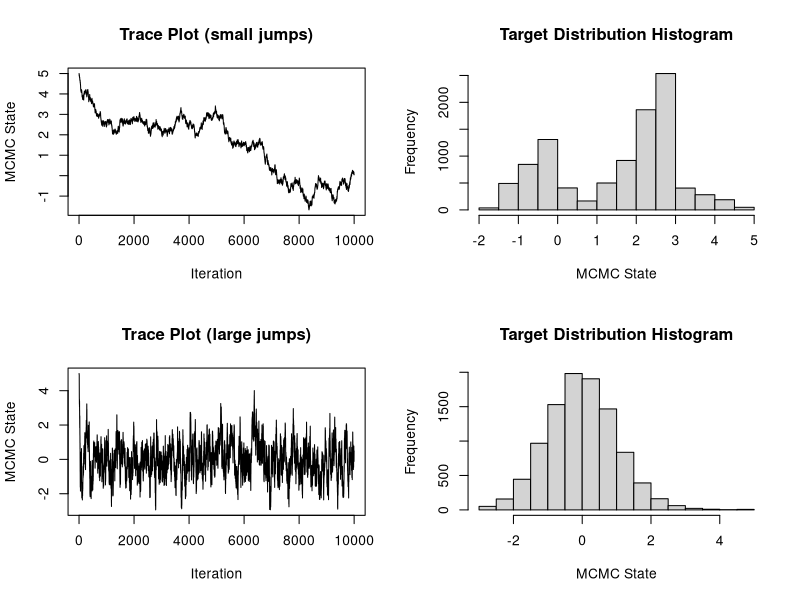

Reproduce this figure in R.
## This script illustrates the Metropolis-Hastings algorithm for
## approximating the standard normal distribution
## Author: Vladimir N. Minin
## last update: 07/17/2022

#' Generate the next state the Metropolis-Hastings (M-H) chain targeting N(0,1) distribution, using a uniform random walk proposal
#'
#' @param cur_value Current state of M-H Markov chain
#' @param tuning_par Tuning parameter of the uniform random walk, where a random increment ~ Unif[-tuning_par, tuning_par] is added to the current state of the Markov chain (detla in the notes)
#'
#' @return Numeric vector of length 2. The first element of the vector contains the next state of the M-H Markov chain. The second element contains 0 if the proposed values was rejected and 1 otherwise.
#'
#' @examples
#' unif_rw_next(0.4, 5.0)
unif_rw_next = function(cur_value, tuning_par){

  return_value = c(cur_value, 0)

  prop_value = cur_value + runif(1, min=-tuning_par, max=tuning_par)

  if (runif(1) < dnorm(prop_value)/dnorm(cur_value)){
    return_value = c(prop_value, 1)
  }

  return(return_value)
}

mcmc_size = 10000
start_value = 5.0


mcmc_out_small_jumps = matrix(0, nrow=(mcmc_size), ncol=2)
colnames(mcmc_out_small_jumps) = c("state", "acc_status")

cur_state = c(start_value,1)
mcmc_out_small_jumps[1,] = cur_state

for (i in 2:mcmc_size){

  mcmc_out_small_jumps[i,] = unif_rw_next(mcmc_out_small_jumps[i-1,1], 0.05)
}

## acceptance probability
mean(mcmc_out_small_jumps[,"acc_status"])

## mean of the target distribution
mean(mcmc_out_small_jumps[,"state"])

par(mfrow=c(2,2))

## trace plot
plot(1:mcmc_size, mcmc_out_small_jumps[,"state"], type="l", xlab="Iteration", ylab="MCMC State", main="Trace Plot (small jumps)")

## histogram
hist(mcmc_out_small_jumps[,"state"], xlab="MCMC State", main="Target Distribution Histogram")


mcmc_out_large_jumps = matrix(0, nrow=(mcmc_size), ncol=2)
colnames(mcmc_out_large_jumps) = c("state", "acc_status")

cur_state = c(start_value,1)
mcmc_out_large_jumps[1,] = cur_state

for (i in 2:mcmc_size){

  cur_state = unif_rw_next(mcmc_out_large_jumps[i-1,1], 0.5)

  mcmc_out_large_jumps[i,] = cur_state
}

## acceptance probability
mean(mcmc_out_large_jumps[,"acc_status"])

## mean of the target distribution
mean(mcmc_out_large_jumps[,"state"])

## trace plot
plot(1:mcmc_size, mcmc_out_large_jumps[,"state"], type="l", xlab="Iteration", ylab="MCMC State", main="Trace Plot (large jumps)")

## histogram
hist(mcmc_out_large_jumps[,"state"], xlab="MCMC State", main="Target Distribution Histogram")
